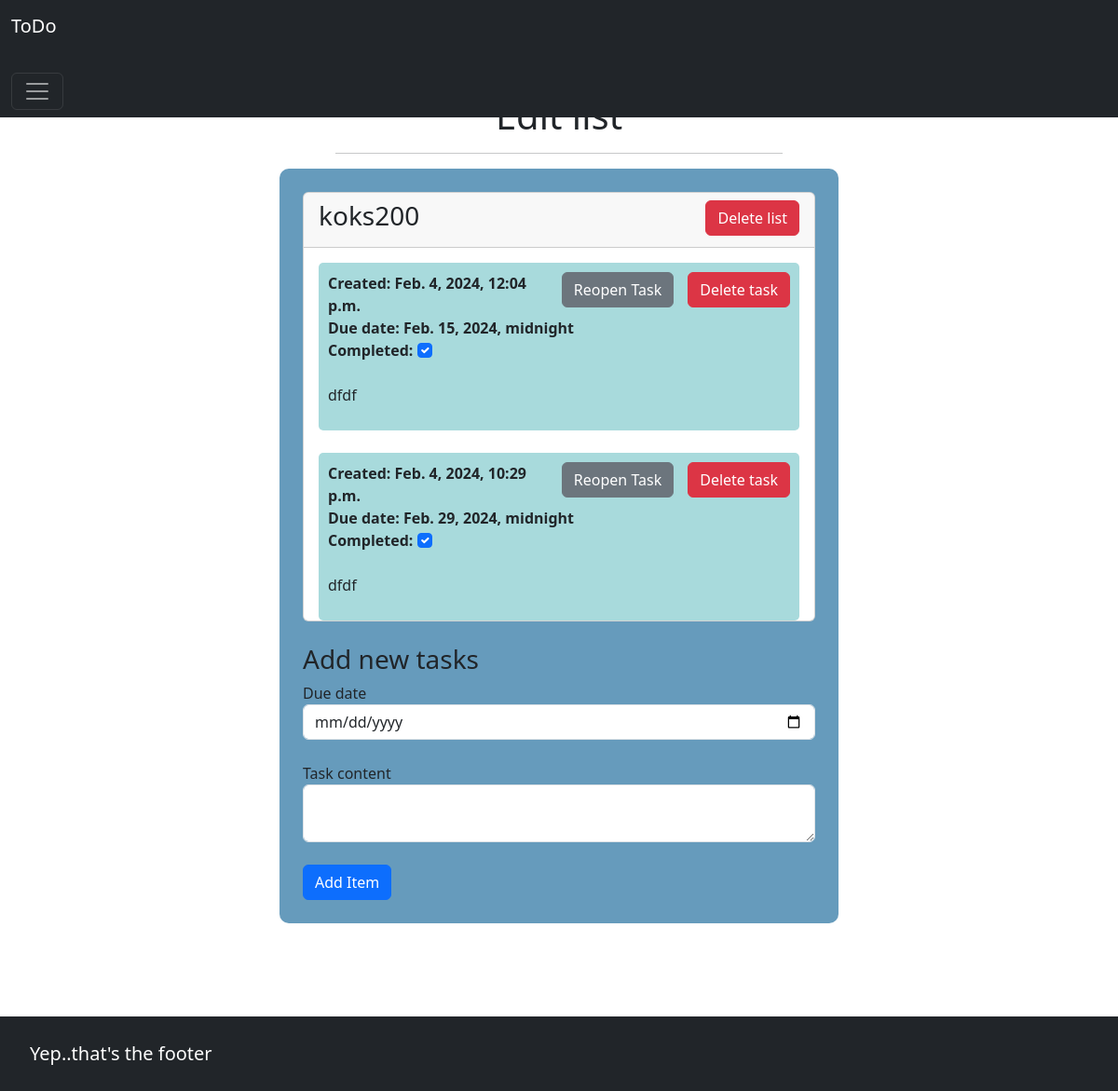
/list/5 (signed in), run on the app's committed database.
### Testapp/models.py (models this page shows, shortened)
class ToDoList(models.Model):
    user = models.ForeignKey(User, on_delete=models.CASCADE, related_name="todolist", null=True)
    name = models.CharField(max_length=200)

class Item(models.Model):
    todolist = models.ForeignKey(ToDoList, on_delete=models.CASCADE)
    text = models.CharField(max_length=500)
    completed = models.BooleanField()
    creation_date = models.DateTimeField(default=timezone.now, editable=False)
    end_date = models.DateTimeField(default=timezone.now)

### Testapp/views.py (the view)
# urls.py: path('list/<int:index>', views.show_list, name="show_list"),
@login_required()
def show_list(response, index: int):
    ls = ToDoList.objects.get(id=index)
    if ls in response.user.todolist.all():
        if response.method == "POST":
            if response.POST.get("newItem"):
                task_text = response.POST.get("new")
                task_date = response.POST.get("date")
                if task_text:
                    ls.item_set.create(text=task_text, completed=False, end_date=task_date)
        return render(response, "list.html", {"ls": ls})
    return render(response, "home.html", {})

### Testapp/templates/list.html (shortened to what this page needs)
{% extends "base.html" %}
{% block content %}
<div align="center" style="margin-top: 100px;">
	<h1>Edit list</h1>
	<hr style="width:40%">
	<div style="width:50%;background-color:#669bbc;min=-height:500px;border-radius:10px;padding: 25px;">
		<div class="card">
		  <div class="card-header">
			  <h3 style="float:left;">{{ls.name}}</h3>
			  <button style="float:right;" type="button" class="btn btn-danger" data-bs-toggle="modal" data-bs-target="#DeleteListModal">
				  Delete list
			  </button>
		  </div>
		  <div class="card-body" style="overflow: auto;max-height:400px;text-align: left;">
			{% if ls.item_set.all %}
				  {% for it in ls.item_set.all %}
					<div style="padding: 10px;border-radius:5px;background-color:#a8dadc;">
						<button style="float:right;margin-left: 15px;" type="button" class="btn btn-danger" data-bs-toggle="modal" data-bs-target="#DeleteTask{{ it.id }}">
				  			Delete task
			  			</button>
						<form method="post" action="/change_item_status/{{ ls.id }}/{{ it.id }}">
							{% if it.completed == True %}
								<button style="float:right;" type="submit" class="btn btn-secondary">
									Reopen Task
								</button>
							{% else %}
								<button style="float:right;" type="submit" class="btn btn-secondary">
									Close Task
								</button>
							{% endif %}
						</form>
						<strong>Created: {{ it.creation_date }}</strong>
						<br>
						<strong>Due date: {{ it.end_date }}</strong>
						<br>
						{% if it.completed == True %}
							<strong>Completed:</strong> <input class="form-check-input" type="checkbox" value="clicked" name="c{{it.id}}" checked>
						{% else %}
							<strong>Completed:</strong> <input class="form-check-input" type="checkbox" value="clicked" name="c{{it.id}}">
						{% endif %}
						<br>
						<br>
						<p>{{ it.text }}</p>
					</div>
				<br>
			  {% endfor %}
		  	{% endif %}
		  </div>
		</div>
		<div style="text-align: left;">
			<br>
			<h3>Add new tasks</h3>
			<form method="post" action="">
				Due date
				<input class="form-control" type="date" name="date" required>
				<br>
				Task content
				<textarea class="form-control" name="new" required></textarea>
				<br>
				<button class="btn btn-primary" type="submit" name="newItem" value="newItem">Add Item</button>
			</form>
		</div>
	</div>
</div>
{% endblock %}

### data on the page
ToDoList: name "koks200"
Item: completed "Reopen Task", creation_date "Feb. 4, 2024, 12:04 p.m.", end_date "Feb. 15, 2024, midnight", text "dfdf"
Item: completed "Reopen Task", creation_date "Feb. 4, 2024, 10:29 p.m.", end_date "Feb. 29, 2024, midnight", text "dfdf"
